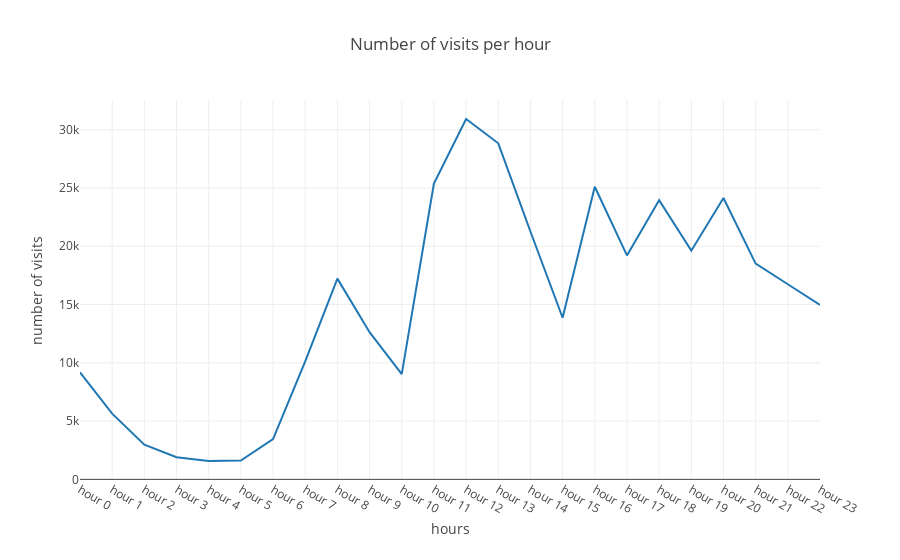

This figure's notebook cell:
### Code cell
from plotly.plotly import iplot, plot
import plotly.graph_objs as go
from numpy import sum, zeros,int,cumsum
#
plotly.offline.init_notebook_mode(connected=True)

x_axis=['hour 0', 'hour 1','hour 2','hour 3','hour 4','hour 5','hour 6','hour 7','hour 8','hour 9','hour 10','hour 11','hour 12','hour 13','hour 14','hour 15','hour 16','hour 17','hour 18','hour 19','hour 20','hour 21','hour 22','hour 23']
y_axis=[9190,5642,2972,1907,1577,1618,3464,10128,17224,12631,9027,25383,30920,28834,21269,13867,25110,19213,23957,19624,24141,18507,16744,14963]


plotly.offline.iplot({
    "data": [go.Scatter(x=x_axis, y=y_axis)],
    "layout": go.Layout(title="Number of visits per hour",yaxis=dict(title="number of visits"),xaxis=dict(title='hours'))
})

### Figure 1 — Plotly figure (JSON) as saved in the notebook; plotly's stock layout.template omitted (floating-point values rounded to 4 significant figures)
{"data": [{"type": "scatter", "uid": "0c234bd3-1d31-4bce-ad0a-a3d3ad8de126", "x": ["hour 0", "hour 1", "hour 2", "hour 3", "hour 4", "hour 5", "hour 6", "hour 7", "hour 8", "hour 9", "hour 10", "hour 11", "hour 12", "hour 13", "hour 14", "hour 15", "hour 16", "hour 17", "hour 18", "hour 19", "hour 20", "hour 21", "hour 22", "hour 23"], "y": [9190, 5642, 2972, 1907, 1577, 1618, 3464, 10128, 17224, 12631, 9027, 25383, 30920, 28834, 21269, 13867, 25110, 19213, 23957, 19624, 24141, 18507, 16744, 14963]}], "layout": {"title": "Number of visits per hour", "xaxis": {"title": "hours"}, "yaxis": {"title": "number of visits"}}}
